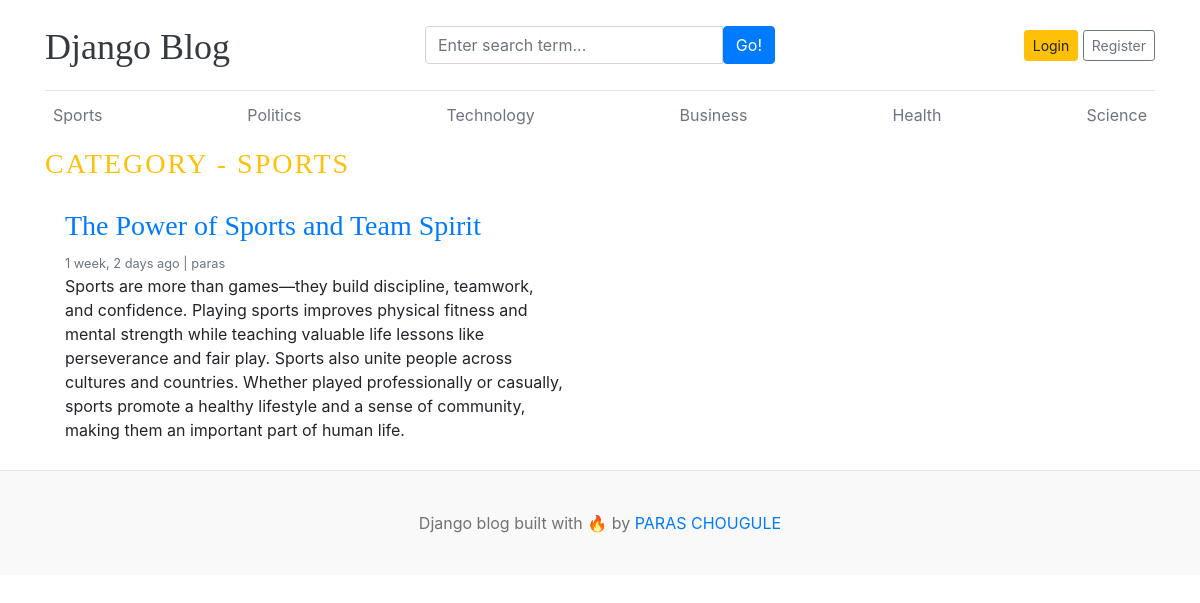
The page /category/5/ on the database its author committed.
### blogs/models.py (models this page shows, shortened)
class Category(models.Model):
    category_name = models.CharField(max_length=50, unique=True)
    created_at = models.DateTimeField(auto_now_add=True)
    updated_at = models.DateTimeField(auto_now=True)
    class Meta:
        verbose_name_plural = 'categories'
    def __str__(self):
        return self.category_name

class Blog(models.Model):
    title = models.CharField(max_length=100)
    slug = models.SlugField(max_length=150, unique=True, blank=True)
    category = models.ForeignKey(Category, on_delete=models.CASCADE)
    author = models.ForeignKey(User, on_delete=models.CASCADE)
    featured_image = models.ImageField(upload_to='uploads/%y/%m/%d')
    short_description = models.TextField(max_length=500)
    blog_body = models.TextField(max_length=2000)
    status = models.CharField(max_length=20, choices=STATUS_CHOICES, default="draft")
    is_featured = models.BooleanField(default=False)
    created_at = models.DateTimeField(auto_now_add=True)
    updated_at = models.DateTimeField(auto_now=True)

### blogs/views.py (the view)
# urls.py: path('<int:category_id>/', views.posts_by_category, name='posts_by_category'),
def posts_by_category(request, category_id):
    posts = Blog.objects.filter(status = 'published', category = category_id)
    category = get_object_or_404(Category, pk = category_id)       # ------>>>>>>     when you want to show error404 page
    context = {
        'posts' : posts,
        'category' : category,
    }
    return render(request, 'posts_by_category.html', context)

### blogs/context_processors.py (called while the page is built)
def get_categories(request):
    categories = Category.objects.all()
    return dict(categories=categories)

def get_social_links(request):
    social_links = SocialLink.objects.all()
    return dict( social_links = social_links )

### templates/posts_by_category.html (shortened to what this page needs)
{% extends 'base.html' %}
{% block content %}
  <h3 class="text-uppercase text-warning" style="letter-spacing: 2px;">Category - {{ category }}</h3>
  <div class="row mb-2">
    {% if posts %}
    {% for i in posts %}
      <div class="col-md-6">
        <div class="card border-0" >
          <div class="card-body">
            <h3><a href="{% url 'blogs' i.slug%}">{{ i.title }}</a></h3>
            <small class="mb-1 text-muted">{{ i.created_at | timesince}} ago | {{ i.author }}</small>
            <p class="card-text"> {{ i.blog_body }} </p>
          </div>
        </div>
      </div>
    {% endfor %}
    {% else %}
      <p style="color: red;">NO POST FOUND!</p>
    {% endif %}
  </div>
</div>
{% endblock %}

### templates/base.html (shortened to what this page needs)
{% load static %}
<!DOCTYPE html>
<html lang="en">
<head>
    <link href="https://getbootstrap.com/docs/4.0/dist/css/bootstrap.min.css" rel="stylesheet">
    <link href="{% static 'css/blog.css' %}" rel="stylesheet">
  </head>
<body>
    <div class="container">
      <header class="blog-header py-3">
        <div class="row flex-nowrap justify-content-between align-items-center">
          <div class="col-4 pt-1">
            <a class="blog-header-logo text-dark" href="/">Django Blog</a>
          </div>
          <div class="col-4">
            <form action="{% url 'search' %}" method="get">
              <div class="input-group">
                <input class="form-control" type="text" name="keyword" placeholder="Enter search term..." aria-label="Enter search term..." aria-describedby="button-search" />
                <button type="submit" class="btn btn-primary" id="button-search" type="button">Go!</button>
              </div>
            </form>
          </div>
          <div class="col-4 d-flex justify-content-end align-items-center">
            {% if user.is_authenticated %}
            <a href="{% url 'logout' %}">Logout</a>
            {% else %}
              <a class="btn btn-sm btn-warning" href="{% url 'login' %}">Login</a> &nbsp;
              <a class="btn btn-sm btn-outline-secondary" href="{% url 'register' %} ">Register</a>
            {% endif %}
          </div>
        </div>
      </header>
      <div class="nav-scroller py-1 mb-2">
        <nav class="nav d-flex justify-content-between">
          {% for i in categories %}
          <a class="p-2 text-muted" href="{% url 'posts_by_category' i.id %}">{{i}}</a>
          {% endfor %}
        </nav>
      </div>
{% block content %}
{% endblock %}
<footer class="blog-footer">
  <p>Django blog built with 🔥 by <a href="#">PARAS CHOUGULE</a></p>
</footer>
</body>
</html>

### blog_main/static/css/blog.css (style rules this page uses)
.blog-header { border-bottom: 1px solid #e5e5e5; }
.blog-header-logo { font-family: "Playfair Display", Georgia, "Times New Roman", serif; font-size: 2.25rem; }
h1, h2, h3, h4, h5, h6 { font-family: "Playfair Display", Georgia, "Times New Roman", serif; }
.blog-footer { padding: 2.5rem 0; color: #727272; text-align: center; background-color: #f9f9f9; border-top: .05rem solid #e5e5e5; }
.blog-footer p:last-child { margin-bottom: 0; }

### rows shown on the page
Category: category_name "Sports", category_name "SPORTS"
Category: category_name "Politics"
Category: category_name "Technology"
Category: category_name "Business"
Category: category_name "Health"
Category: category_name "Science"
Blog: title "The Power of Sports and Team Spirit", created_at "1 week, 2 days", author "paras", blog_body "Sports are more than games—they build discipline, teamwork, and confidence. Playing sports improves physical fitness and mental strength while teaching valuable life lessons like perseverance and fair play. Sports also unite people across cultures and countries. Whether played professionally or casually, sports promote a healthy lifestyle and a sense of community, making them an important part of human life."
